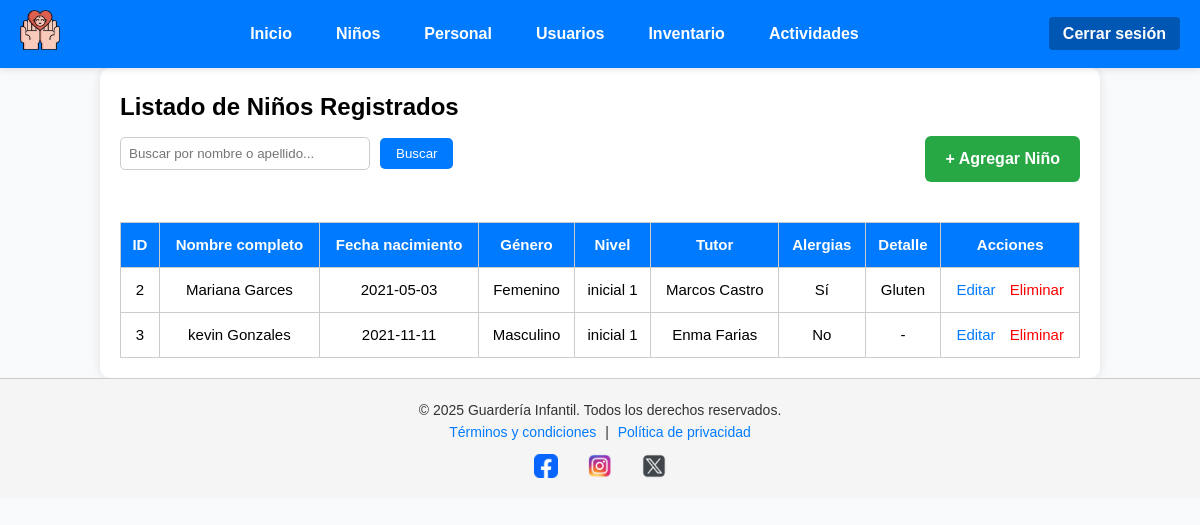
The page /MVC/index.php?c=Ninos&a=index (signed in) on the database its author committed.
### tables this page shows
CREATE TABLE `ninos` (
  `id` int(11) NOT NULL,
  `nombre` varchar(100) NOT NULL,
  `apellido` varchar(100) NOT NULL,
  `fecha_nacimiento` date NOT NULL,
  `genero` enum('Masculino','Femenino') NOT NULL,
  `nivel` varchar(50) NOT NULL,
  `tutor` varchar(100) NOT NULL,
  `fecha_registro` timestamp NOT NULL DEFAULT current_timestamp(),
  `usuario_creacion` varchar(50) DEFAULT NULL,
  `fecha_actualizacion` timestamp NULL DEFAULT NULL,
  `usuario_actualizacion` varchar(50) DEFAULT NULL,
  `alergias` tinyint(1) DEFAULT 0,
  `detalle_alergias` varchar(255) DEFAULT NULL
);

### MVC/controller/NinosController.php (called while the page is built, shortened)
<?php
require_once "model/dao/NinoDAO.php";
class NinosController {
    public function index() {
    $limite = 5;
    $pagina = isset($_GET['pagina']) && is_numeric($_GET['pagina']) ? (int) $_GET['pagina'] : 1;
    $inicio = ($pagina - 1) * $limite;
    if (isset($_GET['buscar']) && !empty(trim($_GET['buscar']))) {
        $texto = trim($_GET['buscar']);
        $lista = NinoDAO::buscarPorNombre($texto, $inicio, $limite);
        $total = NinoDAO::totalBusqueda($texto);
    } else {
        $lista = NinoDAO::listarPaginado($inicio, $limite);
    }
    require_once "view/nino/nino.list.php";
}
}

### MVC/index.php (called while the page is built, shortened)
<?php
$a = isset($_GET['a']) ? $_GET['a'] : 'index';
$controller = new $controllerClass();
$controller->$a();

### MVC/model/dao/NinoDAO.php (called while the page is built, shortened)
<?php
class NinoDAO {
    public static function listarPaginado($inicio, $limite) {
    $conexion = Conexion::conectar();
    $stmt = $conexion->prepare("SELECT * FROM ninos LIMIT ?, ?");
    $stmt->bindParam(1, $inicio, PDO::PARAM_INT);
    $stmt->bindParam(2, $limite, PDO::PARAM_INT);
    $stmt->execute();
    return $stmt->fetchAll(PDO::FETCH_ASSOC);
}
}

### MVC/view/nino/nino.list.php (the view, shortened to what this page needs)
<?php require_once "view/templates/navbar.php"; ?>
<main class="container">
    <h2>Listado de Niños Registrados</h2>
    <div style="display: flex; justify-content: space-between; align-items: center; margin-bottom: 20px; flex-wrap: wrap; gap: 10px;">
        <form method="GET" action="index.php" style="display: flex; align-items: center; gap: 10px;">
            <input
                type="text"
                name="buscar"
                id="input-busqueda"
                placeholder="Buscar por nombre o apellido..."
                value="<?= $_GET['buscar'] ?? '' ?>"
                style="width: 250px; padding: 8px; border: 1px solid #ccc; border-radius: 5px;"
                oninput="if(this.value === '') this.form.submit();"
            >
            <button type="submit" style="padding: 8px 16px; background-color: #007bff; color: white; border: none; border-radius: 5px;">
                Buscar
            </button>
        </form>
        <a href="index.php?c=Ninos&a=nuevo" class="btn-agregar">+ Agregar Niño</a>
    </div>
    <div style="overflow-x: auto;">
        <table class="tabla" border="1" cellpadding="10" cellspacing="0" style="width: 100%; border-collapse: collapse;">
            <thead style="background-color: #f0f0f0;">
                <tr>
                    <th>ID</th>
                    <th>Nombre completo</th>
                    <th>Fecha nacimiento</th>
                    <th>Género</th>
                    <th>Nivel</th>
                    <th>Tutor</th>
                    <th>Alergias</th>
                    <th>Detalle</th>
                    <th>Acciones</th>
                </tr>
            </thead>
            <tbody id="tabla-ninos">
                <?php if (empty($lista)) : ?>
                    <tr>
                        <td colspan="9" style="text-align: center;">No se encontraron registros.</td>
                    </tr>
                <?php else : ?>
                    <?php foreach ($lista as $nino): ?>
                        <tr>
                            <td><?= $nino['id'] ?></td>
                            <td><?= $nino['nombre'] . ' ' . $nino['apellido'] ?></td>
                            <td><?= $nino['fecha_nacimiento'] ?></td>
                            <td><?= $nino['genero'] ?></td>
                            <td><?= $nino['nivel'] ?></td>
                            <td><?= $nino['tutor'] ?></td>
                            <td><?= $nino['alergias'] ? 'Sí' : 'No' ?></td>
                            <td><?= $nino['detalle_alergias'] ?? '-' ?></td>
                            <td>
                                <a href="index.php?c=Ninos&a=editar&id=<?= $nino['id'] ?>" class="btn-editar">Editar</a>
                                <a href="index.php?c=Ninos&a=eliminar&id=<?= $nino['id'] ?>" class="btn-eliminar" onclick="return confirm('¿Eliminar este registro?')">Eliminar</a>
                            </td>
                        </tr>
                    <?php endforeach; ?>
                <?php endif; ?>
            </tbody>
        </table>
    </div>
</main>
<?php require_once "view/templates/footer.php"; ?>

### MVC/view/templates/navbar.php (shortened to what this page needs)
<?php
$rol = $_SESSION['usuario']['rol'];
?>
<!DOCTYPE html>
<html lang="es">
<head>
    <link rel="stylesheet" href="assets/css/home.css">
</head>
<body>
<nav class="barra-navegacion">
    <div class="logo">
        <img src="assets/img/logo_guarderia.png" alt="Logo Guardería">
    </div>
    <ul class="nav-enlaces">
        <li><a href="index.php?c=Home">Inicio</a></li>
        <?php if ($rol === 'Administrador') : ?>
            <li><a href="index.php?c=Ninos&a=index">Niños</a></li>
            <li><a href="index.php?c=Personal&a=index">Personal</a></li>
            <li><a href="index.php?c=Usuario&a=index">Usuarios</a></li>
            <li><a href="index.php?c=Inventario&a=index">Inventario</a></li>
            <li><a href="index.php?c=Activity&a=index">Actividades</a></li>
        <?php elseif ($rol === 'Docente') : ?>
            <li><a href="index.php?c=Ninos&a=index">Niños</a></li>
            <li><a href="index.php?c=Actividades&a=index">Actividades</a></li>
        <?php elseif ($rol === 'Inventario') : ?>
            <li><a href="index.php?c=Inventario&a=index">Inventario</a></li>
        <?php endif; ?>
    </ul>
    <div class="cerrar-sesion">
        <a href="index.php?c=Login&a=logout">Cerrar sesión</a>
    </div>
</nav>

### MVC/view/templates/footer.php
<footer class="footer">
    <div class="footer-contenido">
        <p>&copy; 2025 Guardería Infantil. Todos los derechos reservados.</p>
        <p><a href="#">Términos y condiciones</a> | <a href="#">Política de privacidad</a></p>
        <div class="redes-sociales">
            <a href="https://facebook.com/"><img src="assets/img/facebook.png.webp" alt="Facebook"></a>
            <a href="https://www.instagram.com/"><img src="assets/img/instagran.png" alt="Instagram"></a>
            <a href="https://x.com/"><img src="assets/img/x.png" alt="Twitter"></a>
        </div>
    </div>
</footer>

### MVC/assets/css/home.css (style rules this page uses)
html { scroll-behavior: smooth; }
* { margin: 0; padding: 0; box-sizing: border-box; }
body { width: 100%; min-height: 100vh; overflow-x: hidden; background-color: #f8f9fa; font-family: Arial, sans-serif; line-height: 1.6; }
.container { width: 100%; margin: auto; padding: 20px; max-width: 1000px; background: white; border-radius: 10px; box-shadow: 0 0 10px rgba(0,0,0,0.1); }
.barra-navegacion { display: flex; align-items: center; justify-content: space-between; background-color: #007bff; padding: 10px 20px; position: sticky; top: 0; z-index: 999; box-shadow: 0 2px 6px rgba(0, 0, 0, 0.1); }
.logo img { height: 40px; width: auto; }
.nav-enlaces { list-style: none; display: flex; flex: 1; justify-content: center; gap: 20px; }
.nav-enlaces li a { color: white; text-decoration: none; font-weight: bold; padding: 8px 12px; border-radius: 4px; transition: background 0.3s; }
.cerrar-sesion a { color: white; background-color: #0056b3; padding: 8px 14px; border-radius: 4px; font-weight: bold; text-decoration: none; }
table.tabla { width: 100%; border-collapse: collapse; margin-top: 20px; font-size: 15px; }
table.tabla th, table.tabla td { border: 1px solid #ccc; padding: 10px; text-align: center; }
table.tabla th { background-color: #007bff; color: white; }
.btn-agregar { display: inline-block; margin-top: 10px; padding: 10px 15px; background-color: #28a745; color: white; text-decoration: none; border-radius: 4px; font-weight: bold; }
.btn-editar { color: #007bff; text-decoration: none; margin-right: 10px; }
.btn-eliminar { color: red; text-decoration: none; }
.footer { background-color: #f5f5f5; padding: 20px 10px; text-align: center; font-size: 14px; color: #333; border-top: 1px solid #ccc; }
.footer a { color: #007bff; text-decoration: none; margin: 0 5px; }
.redes-sociales { margin-top: 10px; }
.redes-sociales img { width: 24px; height: 24px; margin: 0 8px; vertical-align: middle; transition: transform 0.3s ease; }
.btn-agregar { padding: 10px 20px; background-color: #28a745; color: white; font-weight: bold; border: none; border-radius: 6px; cursor: pointer; }
.btn-agregar, .btn-cancelar { padding: 10px 20px; border: none; font-weight: bold; text-align: center; text-decoration: none; border-radius: 6px; min-width: 120px; }
.btn-agregar { background-color: #28a745; color: white; }

### rows shown on the page
ninos: id "2", nombre "Mariana", apellido "Garces", fecha_nacimiento "2021-05-03", genero "Femenino", nivel "inicial 1", tutor "Marcos Castro", alergias "Sí", detalle_alergias "Gluten"
ninos: id "3", nombre "kevin", apellido "Gonzales", fecha_nacimiento "2021-11-11", genero "Masculino", nivel "inicial 1", tutor "Enma Farias", alergias "No", detalle_alergias "-"
